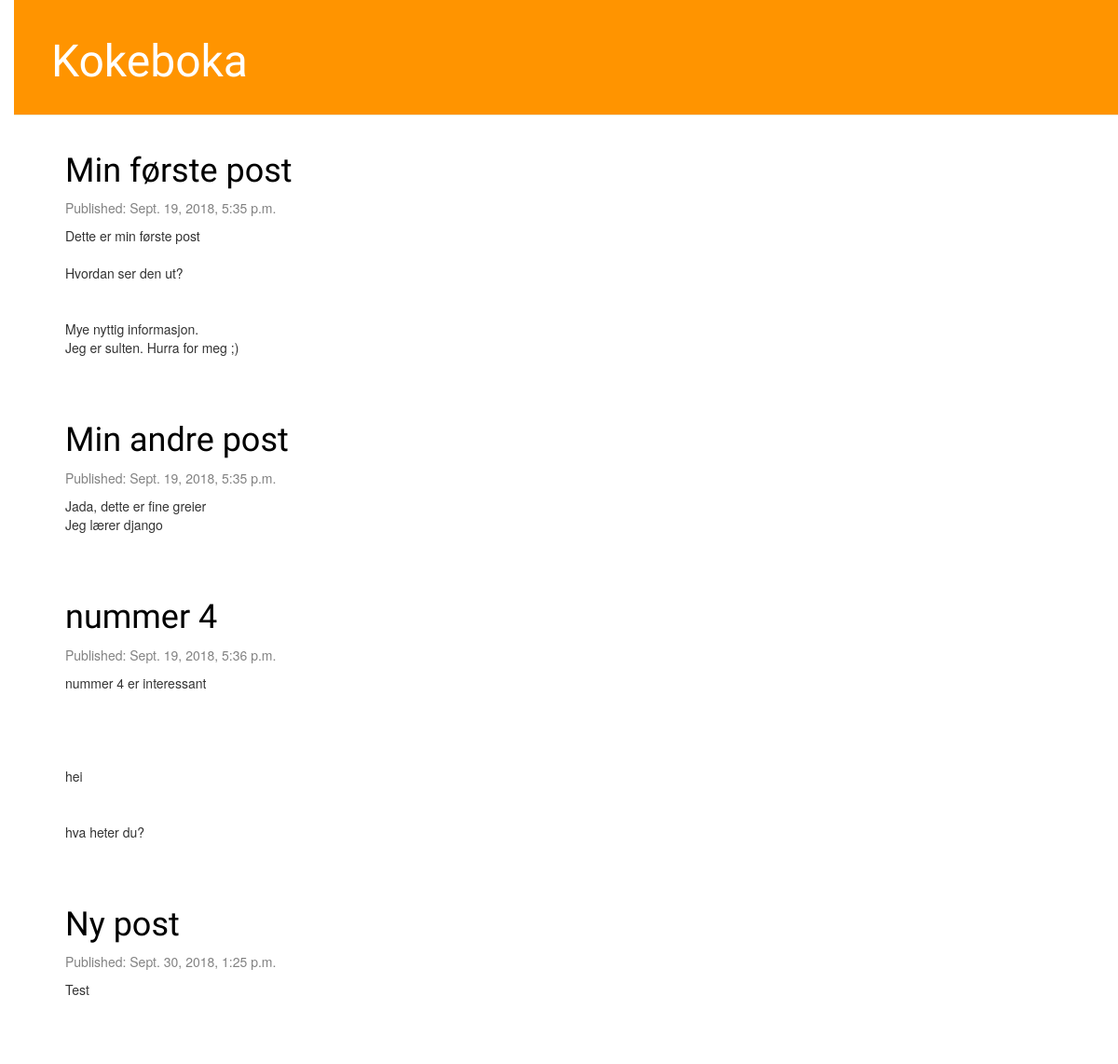
Before: / with the older database file.
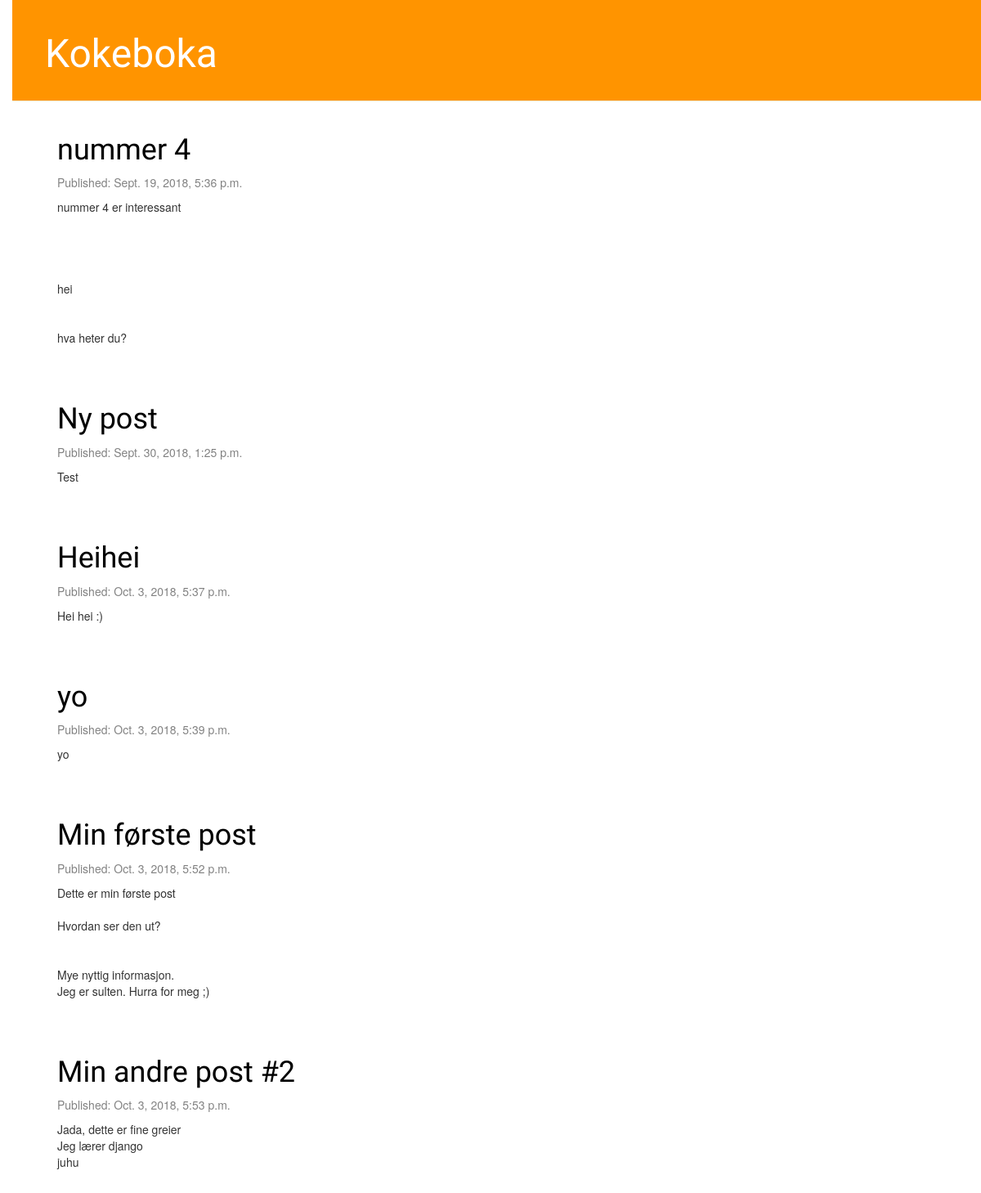
After: the same page with the newer database file.
### blog/models.py (models this page shows, shortened)
class Post(models.Model):
    author = models.ForeignKey('auth.User', on_delete=models.CASCADE)
    title = models.CharField(max_length=200)
    text = models.TextField()
    created_date = models.DateTimeField(default=timezone.now())
    published_date = models.DateTimeField(blank=True, null=True)

### blog/views.py (the view)
# urls.py: path('', views.post_list, name='post_list'),
def post_list(request):
    posts = Post.objects.filter(published_date__lte=timezone.now()).order_by('published_date')
    return render(request, 'blog/post_list.html', {'posts': posts})

### blog/templates/blog/post_list.html
{% extends 'blog/base.html' %}
{% block content %}
    {% for post in posts %}
        <div class="post">
            <h1><a href="{% url 'post_detail' pk=post.pk %}">{{ post.title }}</a></h1>
            <div class="date">
             <p>Published: {{ post.published_date }}</p>
            </div>
            <p>{{ post.text|linebreaksbr }}</p>
        </div>
    {%  endfor %}
{% endblock %}

### blog/templates/blog/base.html (shortened to what this page needs)
{% load static %}
<html>
    <head>
        <link rel="stylesheet" href="//maxcdn.bootstrapcdn.com/bootstrap/3.2.0/css/bootstrap.min.css">
        <link rel="stylesheet" href="//maxcdn.bootstrapcdn.com/bootstrap/3.2.0/css/bootstrap-theme.min.css">
        <link rel="stylesheet" href="{% static 'css/blog.css' %}">
    </head>
    <body>
        <div class="page-header">
            <h1><a href="/">Kokeboka</a></h1>
        </div>
        <div class="content container">
            <div class="row">
                <div class="col-md-8">
                    {% block content %}
                    {%  endblock %}
                </div>
            </div>
        </div>
    </body>
</html>

### blog/static/css/blog.css (style rules this page uses)
h1 a { color: darkorange; font-family: 'Lobster'; }
body { padding-left: 15px; }
.page-header { background-color: #ff9400; margin-top: 0; padding: 20px 20px 20px 40px; }
.page-header h1, .page-header h1 a, .page-header h1 a:visited, .page-header h1 a:active { color: #ffffff; font-size: 36pt; text-decoration: none; }
.content { margin-left: 40px; }
h1, h2, h3, h4 { font-family: 'Lobster', cursive; }
.date { color: #828282; }
.post { margin-bottom: 70px; }
.post h1 a, .post h1 a:visited { color: #000000; }

Changed rows visible on the page:
shown differently, row unchanged: Post "nummer 4": moves up the list
shown differently, row unchanged: Post "Ny post": moves up the list
added Post: title "Heihei", published_date "Oct. 3, 2018, 5:37 p.m.", text "Hei hei :)"
added Post: title "yo", published_date "Oct. 3, 2018, 5:39 p.m.", text "yo"
changed Post "Min første post": published_date "Sept. 19, 2018, 5:35 p.m." → "Oct. 3, 2018, 5:52 p.m."
changed Post: title "Min andre post" → "Min andre post #2"; published_date "Sept. 19, 2018, 5:35 p.m." → "Oct. 3, 2018, 5:53 p.m."; text "Jada, dette er fine greier Jeg lærer django" → "Jada, dette er fine greier Jeg lærer django juhu"
